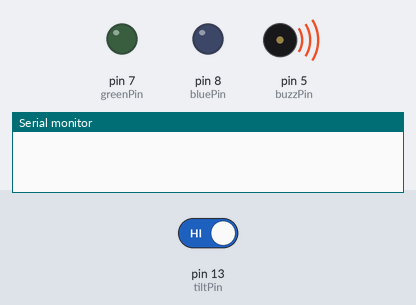
The sketch below on a simulated Arduino Uno, built with avr-gcc and run on an emulated ATmega328P. Parts: output pins drawn as LEDs (lit = HIGH), buzzer (waves = sounding, pin HIGH), the last lines printed to the serial monitor. Dashed ring = blinking. Inputs (shaded band) come from the test bench; at power-on: pin 13 (tiltPin) HIGH.

Above: at 1.2 s.
1.3 s: pin 13 (tiltPin) driven LOW
At 1.6 s:
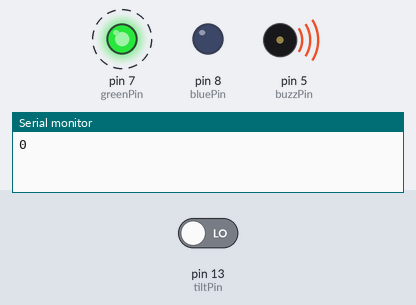
At 2.2 s:
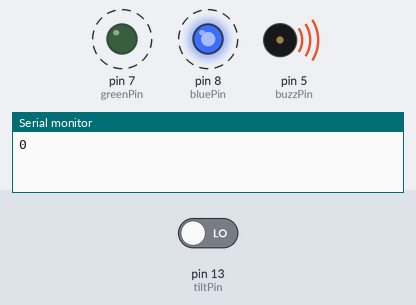
4.3 s: pin 13 (tiltPin) driven HIGH
At 5.0 s:
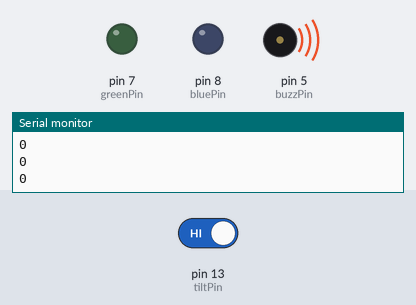
Timing chart, 0 to 7.3 s (numbered marks = the images above; inputs shaded):
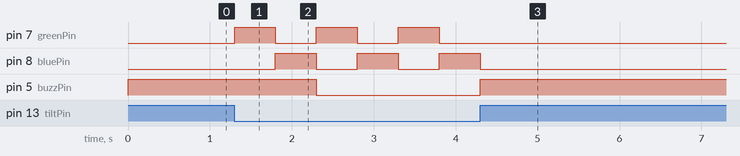

The sketch:

36_tiltswitch.ino
```cpp
int bluePin = 8;
int greenPin = 7;
int tiltPin=13                           ;
int tiltVal;
int buzzPin = 5;

void setup() {
  // put your setup code here, to run once:
Serial.begin(9600);
pinMode(bluePin, OUTPUT);
pinMode(greenPin, OUTPUT);
pinMode(buzzPin, OUTPUT);
pinMode(tiltPin, INPUT);

digitalWrite(tiltPin, HIGH); // uses internal resistor
Serial.begin(9600);
}

void loop() {
  // put your main code here, to run repeatedly:
tiltVal = digitalRead(tiltPin);
if(tiltVal==0){
  Serial.println(tiltVal);
  digitalWrite(greenPin, HIGH);
  digitalWrite(bluePin, LOW);
  delay(500);
  digitalWrite(greenPin, LOW);
  digitalWrite(bluePin, HIGH);
  delay(500);
  digitalWrite(buzzPin, LOW);

}
else{
  digitalWrite(greenPin, LOW);
  digitalWrite(bluePin, LOW);
  digitalWrite(buzzPin, HIGH);
}

}
```

Measured:
- after the input at 1.3 s, pin 7 (greenPin): alternates HIGH for 0.50 s and LOW for 0.50 s, starting at once; pin 8 (bluePin): alternates HIGH for 0.50 s and LOW for 0.50 s, starting after 0.50 s; pin 5 (buzzPin): HIGH → LOW after 1.0 s
- after the input at 4.3 s, pin 7 (greenPin): stops changing and stays LOW; pin 8 (bluePin): goes on until 4.3 s, then stays LOW; pin 5 (buzzPin): LOW → HIGH at once
